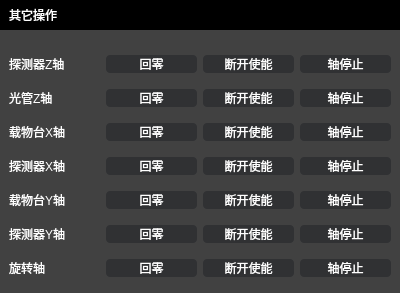
<?xml version="1.0" encoding="UTF-8"?>
<ui version="4.0">
 <class>OtherControlsDialog</class>
 <widget class="QDialog" name="OtherControlsDialog">
  <property name="geometry">
   <rect>
    <x>0</x>
    <y>0</y>
    <width>400</width>
    <height>293</height>
   </rect>
  </property>
  <property name="maximumSize">
   <size>
    <width>16777215</width>
    <height>16777215</height>
   </size>
  </property>
  <property name="windowTitle">
   <string>Dialog</string>
  </property>
  <property name="styleSheet">
   <string notr="true">#OtherContrilsDialog{
	background: transparent;
}</string>
  </property>
  <widget class="QWidget" name="cWidget" native="true">
   <property name="geometry">
    <rect>
     <x>0</x>
     <y>0</y>
     <width>400</width>
     <height>300</height>
    </rect>
   </property>
   <property name="minimumSize">
    <size>
     <width>400</width>
     <height>300</height>
    </size>
   </property>
   <property name="maximumSize">
    <size>
     <width>400</width>
     <height>300</height>
    </size>
   </property>
   <property name="styleSheet">
    <string notr="true">#cWidget{
	background: rgb(65, 65, 65);
    /*border-radius: 8px;*/
}</string>
   </property>
   <layout class="QVBoxLayout" name="verticalLayout">
    <property name="leftMargin">
     <number>0</number>
    </property>
    <property name="topMargin">
     <number>0</number>
    </property>
    <property name="rightMargin">
     <number>0</number>
    </property>
    <property name="bottomMargin">
     <number>0</number>
    </property>
    <item>
     <widget class="QWidget" name="titleWidget" native="true">
      <property name="minimumSize">
       <size>
        <width>400</width>
        <height>30</height>
       </size>
      </property>
      <property name="maximumSize">
       <size>
        <width>400</width>
        <height>30</height>
       </size>
      </property>
      <property name="styleSheet">
       <string notr="true">background: black;
border: none;
font-family: 'Microsoft YaHei';
font-size: 12px;
color: white;</string>
      </property>
      <layout class="QHBoxLayout" name="horizontalLayout">
       <property name="spacing">
        <number>0</number>
       </property>
       <property name="leftMargin">
        <number>9</number>
       </property>
       <property name="topMargin">
        <number>0</number>
       </property>
       <property name="rightMargin">
        <number>0</number>
       </property>
       <property name="bottomMargin">
        <number>0</number>
       </property>
       <item>
        <widget class="QLabel" name="label_9">
         <property name="text">
          <string>其它操作</string>
         </property>
        </widget>
       </item>
       <item>
        <spacer name="horizontalSpacer">
         <property name="orientation">
          <enum>Qt::Vertical</enum>
         </property>
         <property name="sizeHint" stdset="0">
          <size>
           <width>435</width>
           <height>20</height>
          </size>
         </property>
        </spacer>
       </item>
       <item>
        <widget class="QPushButton" name="btn_close">
         <property name="minimumSize">
          <size>
           <width>30</width>
           <height>30</height>
          </size>
         </property>
         <property name="maximumSize">
          <size>
           <width>30</width>
           <height>30</height>
          </size>
         </property>
         <property name="styleSheet">
          <string notr="true">btn_close {
    border: none;
    background: transparent;
}

btn_close::hover {
    background: #345343;
}</string>
         </property>
         <property name="text">
          <string/>
         </property>
         <property name="icon">
          <iconset resource="../../Img.qrc">
           <normaloff>:/Resources/img/window_close.png</normaloff>:/Resources/img/window_close.png</iconset>
         </property>
         <property name="iconSize">
          <size>
           <width>20</width>
           <height>20</height>
          </size>
         </property>
        </widget>
       </item>
      </layout>
     </widget>
    </item>
    <item>
     <widget class="QWidget" name="widget" native="true">
      <property name="styleSheet">
       <string notr="true">QLabel{
	color: white;
    font-family: 'Microsoft YaHei';
	font: 12px;
}
QPushButton {
    font-family: 'Microsoft YaHei';
    background: #303133;
    border-radius: 4px;
	font: 12px;
    color:white;
}
QPushButton::hover {
    font-family: 'Microsoft YaHei';
    background: #606060;
    border-radius: 4px;
	font: 12px;
    color:white;
}
QPushButton::pressed {
    font-family: 'Microsoft YaHei';
    background: #82848A;
    border-radius: 4px;
	font: 12px;
    color:white;
}
</string>
      </property>
      <layout class="QGridLayout" name="gridLayout">
       <item row="2" column="2">
        <widget class="QPushButton" name="btn_enable_3">
         <property name="text">
          <string>断开使能</string>
         </property>
        </widget>
       </item>
       <item row="1" column="3">
        <widget class="QPushButton" name="btn_stop_2">
         <property name="text">
          <string>轴停止</string>
         </property>
        </widget>
       </item>
       <item row="0" column="2">
        <widget class="QPushButton" name="btn_enable_1">
         <property name="text">
          <string>断开使能</string>
         </property>
        </widget>
       </item>
       <item row="4" column="1">
        <widget class="QPushButton" name="btn_resetPos_5">
         <property name="text">
          <string>回零</string>
         </property>
        </widget>
       </item>
       <item row="4" column="3">
        <widget class="QPushButton" name="btn_stop_5">
         <property name="text">
          <string>轴停止</string>
         </property>
        </widget>
       </item>
       <item row="0" column="0">
        <widget class="QLabel" name="label_5">
         <property name="text">
          <string>探测器Z轴</string>
         </property>
        </widget>
       </item>
       <item row="5" column="3">
        <widget class="QPushButton" name="btn_stop_6">
         <property name="text">
          <string>轴停止</string>
         </property>
        </widget>
       </item>
       <item row="3" column="0">
        <widget class="QLabel" name="label_12">
         <property name="text">
          <string>探测器X轴</string>
         </property>
        </widget>
       </item>
       <item row="0" column="3">
        <widget class="QPushButton" name="btn_stop_1">
         <property name="text">
          <string>轴停止</string>
         </property>
        </widget>
       </item>
       <item row="6" column="3">
        <widget class="QPushButton" name="btn_stop_7">
         <property name="text">
          <string>轴停止</string>
         </property>
        </widget>
       </item>
       <item row="6" column="2">
        <widget class="QPushButton" name="btn_enable_7">
         <property name="text">
          <string>断开使能</string>
         </property>
        </widget>
       </item>
       <item row="2" column="1">
        <widget class="QPushButton" name="btn_resetPos_3">
         <property name="text">
          <string>回零</string>
         </property>
        </widget>
       </item>
       <item row="1" column="0">
        <widget class="QLabel" name="label">
         <property name="text">
          <string>光管Z轴</string>
         </property>
        </widget>
       </item>
       <item row="0" column="1">
        <widget class="QPushButton" name="btn_resetPos_1">
         <property name="text">
          <string>回零</string>
         </property>
        </widget>
       </item>
       <item row="3" column="3">
        <widget class="QPushButton" name="btn_stop_4">
         <property name="text">
          <string>轴停止</string>
         </property>
        </widget>
       </item>
       <item row="6" column="1">
        <widget class="QPushButton" name="btn_resetPos_7">
         <property name="text">
          <string>回零</string>
         </property>
        </widget>
       </item>
       <item row="5" column="0">
        <widget class="QLabel" name="label_11">
         <property name="text">
          <string>探测器Y轴</string>
         </property>
        </widget>
       </item>
       <item row="6" column="0">
        <widget class="QLabel" name="label_14">
         <property name="text">
          <string>旋转轴</string>
         </property>
        </widget>
       </item>
       <item row="4" column="0">
        <widget class="QLabel" name="label_3">
         <property name="text">
          <string>载物台Y轴</string>
         </property>
        </widget>
       </item>
       <item row="3" column="2">
        <widget class="QPushButton" name="btn_enable_4">
         <property name="text">
          <string>断开使能</string>
         </property>
        </widget>
       </item>
       <item row="2" column="0">
        <widget class="QLabel" name="label_2">
         <property name="text">
          <string>载物台X轴</string>
         </property>
        </widget>
       </item>
       <item row="1" column="1">
        <widget class="QPushButton" name="btn_resetPos_2">
         <property name="text">
          <string>回零</string>
         </property>
        </widget>
       </item>
       <item row="5" column="1">
        <widget class="QPushButton" name="btn_resetPos_6">
         <property name="text">
          <string>回零</string>
         </property>
        </widget>
       </item>
       <item row="1" column="2">
        <widget class="QPushButton" name="btn_enable_2">
         <property name="text">
          <string>断开使能</string>
         </property>
        </widget>
       </item>
       <item row="3" column="1">
        <widget class="QPushButton" name="btn_resetPos_4">
         <property name="text">
          <string>回零</string>
         </property>
        </widget>
       </item>
       <item row="2" column="3">
        <widget class="QPushButton" name="btn_stop_3">
         <property name="text">
          <string>轴停止</string>
         </property>
        </widget>
       </item>
       <item row="4" column="2">
        <widget class="QPushButton" name="btn_enable_5">
         <property name="text">
          <string>断开使能</string>
         </property>
        </widget>
       </item>
       <item row="5" column="2">
        <widget class="QPushButton" name="btn_enable_6">
         <property name="text">
          <string>断开使能</string>
         </property>
        </widget>
       </item>
      </layout>
     </widget>
    </item>
   </layout>
  </widget>
 </widget>
 <resources>
  <include location="../../Img.qrc"/>
 </resources>
 <connections/>
</ui>
